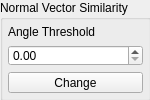
<?xml version="1.0" encoding="UTF-8"?>
<ui version="4.0">
 <class>NormalVectorSimilarityConf</class>
 <widget class="QWidget" name="NormalVectorSimilarityConf">
  <property name="geometry">
   <rect>
    <x>0</x>
    <y>0</y>
    <width>150</width>
    <height>100</height>
   </rect>
  </property>
  <property name="windowTitle">
   <string>Form</string>
  </property>
  <widget class="QGroupBox" name="groupBox_3">
   <property name="geometry">
    <rect>
     <x>0</x>
     <y>0</y>
     <width>151</width>
     <height>101</height>
    </rect>
   </property>
   <property name="sizePolicy">
    <sizepolicy hsizetype="Expanding" vsizetype="Fixed">
     <horstretch>0</horstretch>
     <verstretch>0</verstretch>
    </sizepolicy>
   </property>
   <property name="minimumSize">
    <size>
     <width>0</width>
     <height>100</height>
    </size>
   </property>
   <property name="maximumSize">
    <size>
     <width>160</width>
     <height>16777215</height>
    </size>
   </property>
   <property name="title">
    <string>Normal Vector Similarity</string>
   </property>
   <layout class="QVBoxLayout" name="verticalLayout_6">
    <property name="leftMargin">
     <number>5</number>
    </property>
    <property name="topMargin">
     <number>5</number>
    </property>
    <property name="rightMargin">
     <number>5</number>
    </property>
    <property name="bottomMargin">
     <number>5</number>
    </property>
    <item>
     <widget class="QLabel" name="label">
      <property name="text">
       <string>Angle Threshold</string>
      </property>
     </widget>
    </item>
    <item>
     <widget class="QDoubleSpinBox" name="threshold_value"/>
    </item>
    <item>
     <widget class="QPushButton" name="threshold_button">
      <property name="text">
       <string>Change</string>
      </property>
     </widget>
    </item>
   </layout>
  </widget>
 </widget>
 <resources/>
 <connections/>
</ui>
